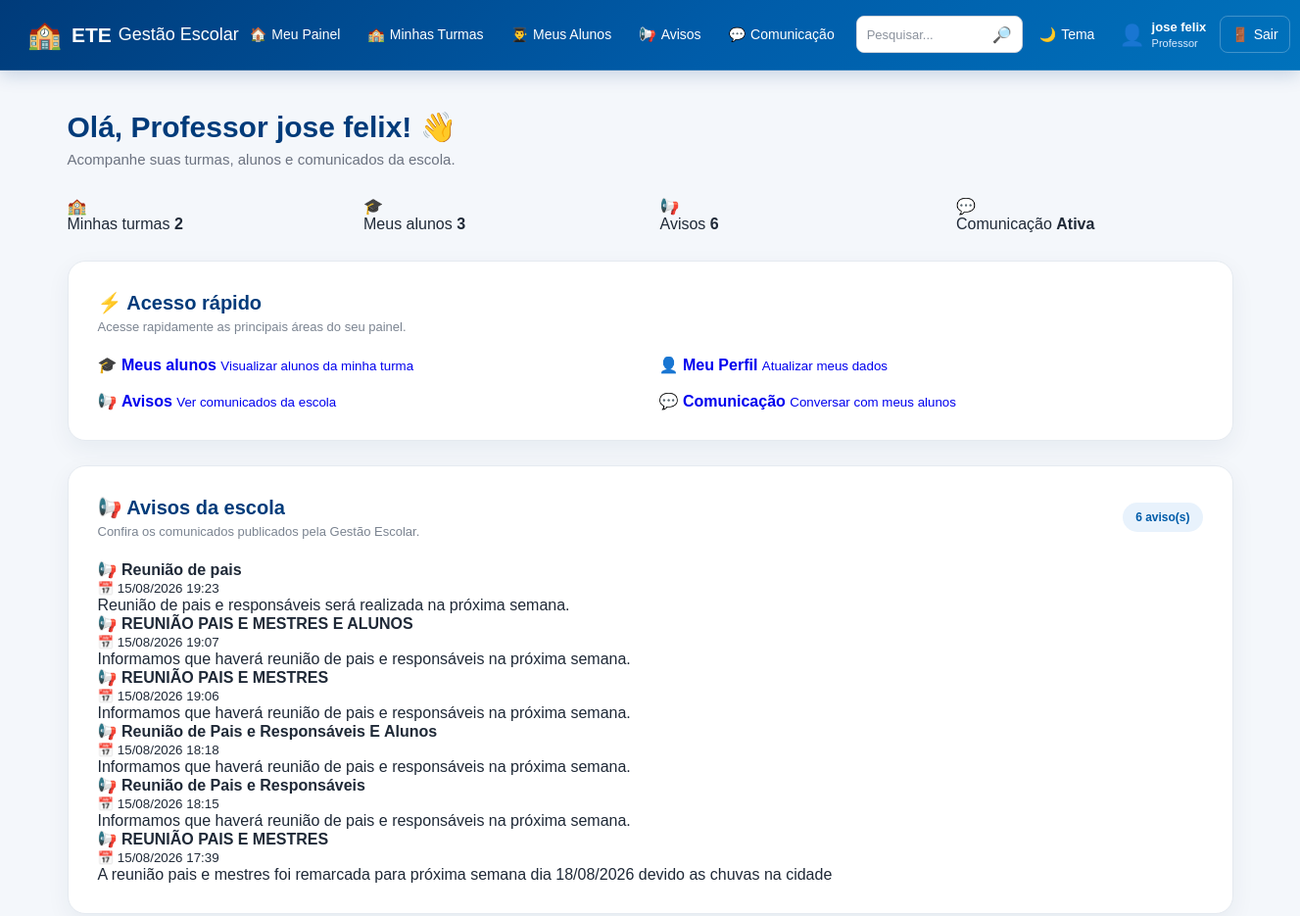
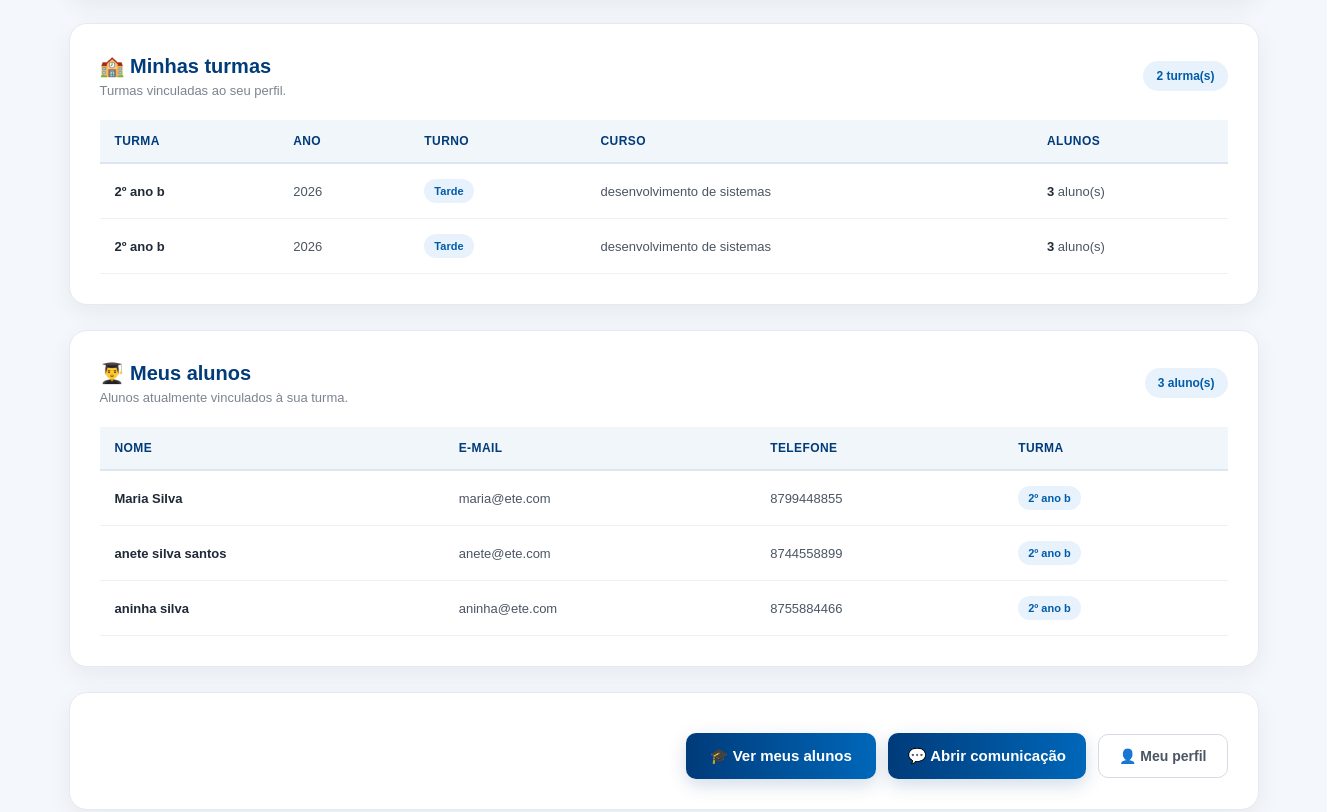
/professor (signed in, upper part), run on an earlier commit of the app's database (2 pictures, top to bottom).
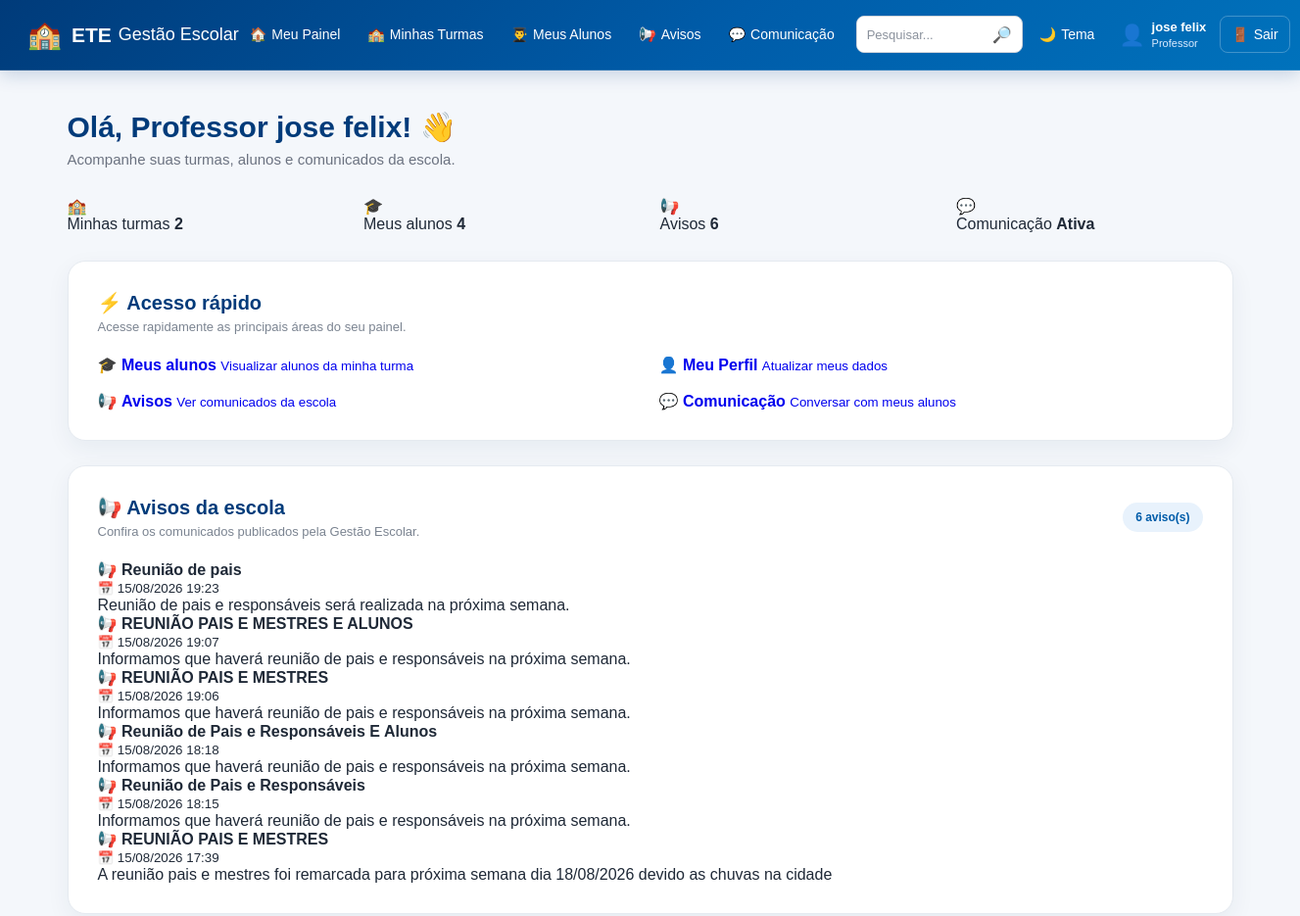
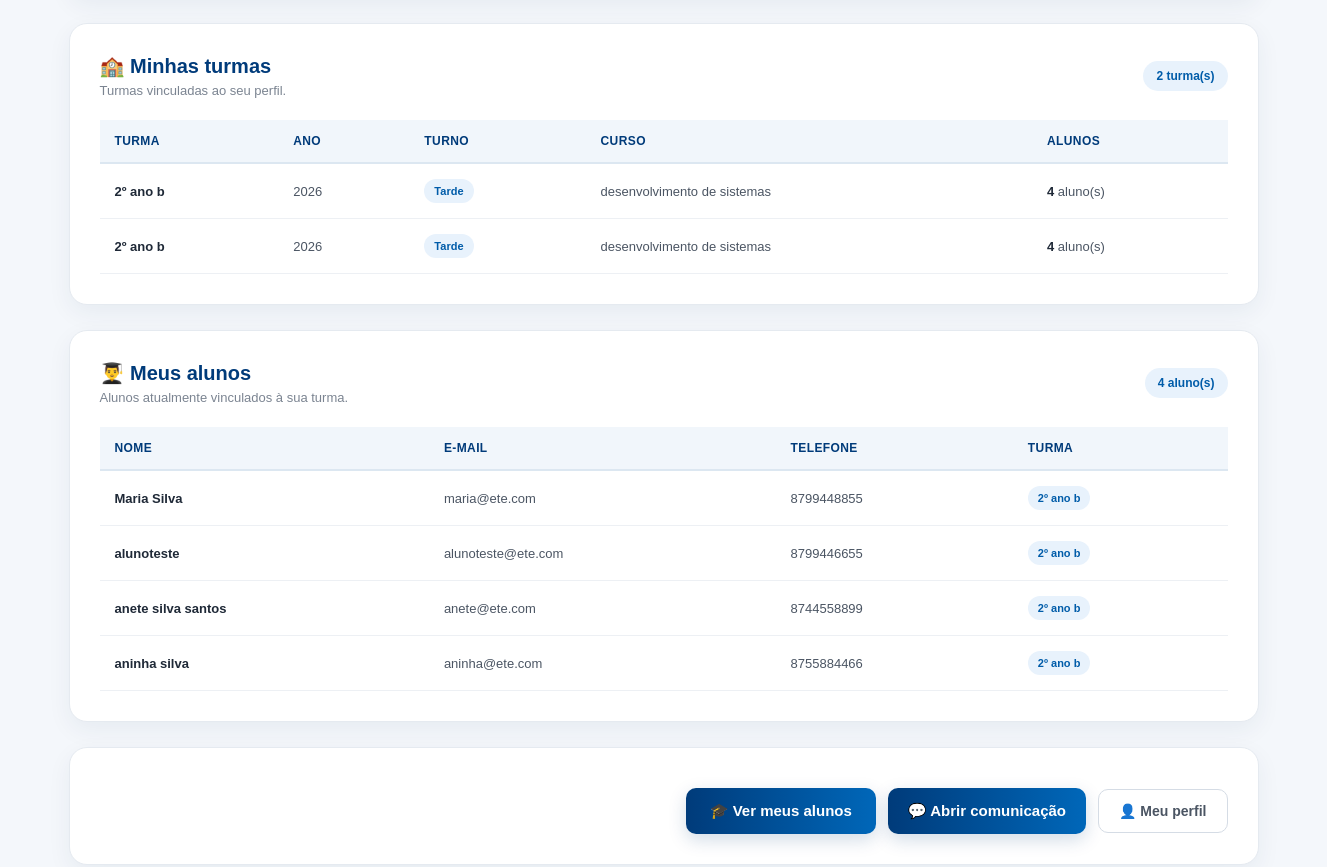
And on a later commit of the database (2 pictures, top to bottom).
### tables this page shows
CREATE TABLE avisos (

            id INTEGER PRIMARY KEY AUTOINCREMENT,

            titulo TEXT NOT NULL,

            mensagem TEXT NOT NULL,

            data TEXT NOT NULL

        );

CREATE TABLE turmas (

            id INTEGER PRIMARY KEY AUTOINCREMENT,

            nome TEXT NOT NULL,

            ano INTEGER NOT NULL,

            turno TEXT NOT NULL,

            curso TEXT NOT NULL

        );

CREATE TABLE usuarios (

            id INTEGER PRIMARY KEY AUTOINCREMENT,

            nome TEXT NOT NULL,

            email TEXT NOT NULL,

            tipo TEXT NOT NULL,

            telefone TEXT,

            turma TEXT

        , senha TEXT, primeiro_acesso INTEGER DEFAULT 0);

### app.py (the view, shortened to what this page needs)
@app.route("/professor")
def professor():
    if "usuario_id" not in session:
        return redirect(
            url_for("inicio")
        )
    conexao = conectar()
    usuario_id = session["usuario_id"]
    professor = conexao.execute(
        """
        SELECT *
        FROM usuarios
        WHERE id = ?
        AND tipo = 'professor'
        """,
        (usuario_id,)
    ).fetchone()
    turma_nome = professor["turma"]
    turmas = []
    alunos = []
    if turma_nome:
        turmas = conexao.execute(
            """
            SELECT
                t.*,
                COUNT(u.id) AS total_alunos
            FROM turmas t
            LEFT JOIN usuarios u
                ON u.turma = t.nome
                AND u.tipo = 'aluno'
            WHERE t.nome = ?
            GROUP BY t.id
            ORDER BY t.nome
            """,
            (turma_nome,)
        ).fetchall()
        alunos = conexao.execute(
            """
            SELECT *
            FROM usuarios
            WHERE tipo = 'aluno'
            AND turma = ?
            ORDER BY nome
            """,
            (turma_nome,)
        ).fetchall()
    total_alunos = len(alunos)
    avisos = conexao.execute(
        """
        SELECT *
        FROM avisos
        ORDER BY id DESC
        """
    ).fetchall()
    conexao.close()
    return render_template(
        "professor.html",
        professor=professor,
        turmas=turmas,
        alunos=alunos,
        total_alunos=total_alunos,
        avisos=avisos,
        usuario_nome=session["usuario_nome"],
        usuario_tipo=session["usuario_tipo"]
    )

### banco.py (called while the page is built)
def conectar():
    conexao = sqlite3.connect("gestao_escolar.db")
    conexao.row_factory = sqlite3.Row
    return conexao

### templates/professor.html (shortened to what the changed rows need)
<!DOCTYPE html>
<html lang="pt-BR">
<head>
    <link
        rel="stylesheet"
        href="{{ url_for('static', filename='style.css') }}"
    >
</head>
<body>
{% include "menu.html" %}
<main class="dashboard">
    <div class="dashboard-title">
        <h2>
            Olá, Professor {{ professor['nome'] }}! 👋
        </h2>
    </div>
    <section class="dashboard-cards">
        <div class="dashboard-card">
            <div>
                <span>
                    Meus alunos
                </span>
                <strong>
                    {{ total_alunos }}
                </strong>
            </div>
        </div>
    </section>
    <section
        class="content-card"
        id="avisos"
    >
        {% if avisos %}
            <div class="avisos-container">
                {% for aviso in avisos %}
                    <div class="aviso-card">
                        <div class="aviso-header">
                            <div>
                                <h4>
                                    📢 {{ aviso['titulo'] }}
                                </h4>
                                <small>
                                    📅 {{ aviso['data'] }}
                                </small>
                            </div>
                        </div>
                        <div class="aviso-content">
                            <p>
                                {{ aviso['mensagem'] }}
                            </p>
                        </div>
                    </div>
                {% endfor %}
            </div>
        {% endif %}
    </section>
    <section class="content-card">
        {% if turmas %}
            <div class="table-container">
                <table>
                    <thead>
                        <tr>
                            <th>
                                Turma
                            </th>
                            <th>
                                Ano
                            </th>
                            <th>
                                Turno
                            </th>
                            <th>
                                Curso
                            </th>
                            <th>
                                Alunos
                            </th>
                        </tr>
                    </thead>
                    <tbody>
                        {% for turma in turmas %}
                            <tr>
                                <td>
                                    <strong>
                                        {{ turma['nome'] }}
                                    </strong>
                                </td>
                                <td>
                                    {{ turma['ano'] }}
                                </td>
                                <td>
                                    <span class="badge">
                                        {{ turma['turno'] }}
                                    </span>
                                </td>
                                <td>
                                    {{ turma['curso'] }}
                                </td>
                                <td>
                                    <strong>
                                        {{ turma['total_alunos'] }}
                                    </strong>
                                    aluno(s)
                                </td>
                            </tr>
                        {% endfor %}
                    </tbody>
                </table>
            </div>
        {% endif %}
    </section>
    <section class="content-card users-list">
        <div class="section-header">
            <div>
                <h3>
                </h3>
                <p>
                </p>
            </div>
            <span class="total-badge">
                {{ total_alunos }} aluno(s)
            </span>
        </div>
        {% if alunos %}
            <div class="table-container">
                <table>
                    <thead>
                        <tr>
                            <th>
                                Nome
                            </th>
                            <th>
                                E-mail
                            </th>
                            <th>
                                Telefone
                            </th>
                            <th>
                                Turma
                            </th>
                        </tr>
                    </thead>
                    <tbody>
                        {% for aluno in alunos %}
                            <tr>
                                <td>
                                    <strong>
                                        {{ aluno['nome'] }}
                                    </strong>
                                </td>
                                <td>
                                    {{ aluno['email'] }}
                                </td>
                                <td>
                                    {{ aluno['telefone'] or '-' }}
                                </td>
                                <td>
                                    <span class="badge">
                                        {{ aluno['turma'] or '-' }}
                                    </span>
                                </td>
                            </tr>
                        {% endfor %}
                    </tbody>
                </table>
            </div>
        {% endif %}
    </section>
</main>
</body>
</html>

What changed in the data, as far as the page shows it:
computed for turmas (number 1 of 2 on the later page): total_alunos "3" → "4"
computed for turmas (number 2 of 2 on the later page): total_alunos "3" → "4"
added usuarios: nome "alunoteste", email "alunoteste@ete.com", telefone "8799446655", turma "2º ano b"
Also different on the page:
{{ total_alunos }}: "3" → "4"
